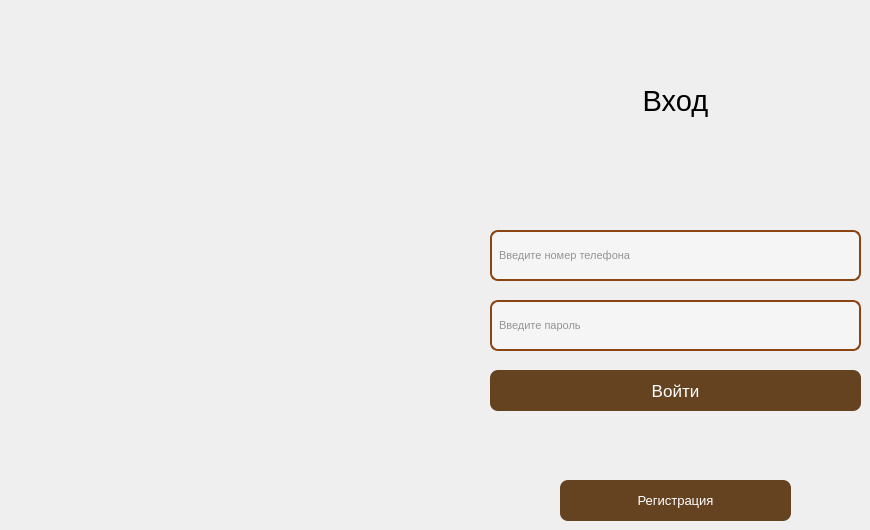
    <widget class="QWidget" name="pageSignIn">
     <widget class="QLabel" name="label_signin">
      <property name="geometry">
       <rect>
        <x>530</x>
        <y>60</y>
        <width>291</width>
        <height>81</height>
       </rect>
      </property>
      <property name="font">
       <font>
        <pointsize>22</pointsize>
       </font>
      </property>
      <property name="text">
       <string>Вход</string>
      </property>
      <property name="alignment">
       <set>Qt::AlignCenter</set>
      </property>
     </widget>
     <widget class="QLineEdit" name="lineEdit_phone">
      <property name="geometry">
       <rect>
        <x>490</x>
        <y>230</y>
        <width>371</width>
        <height>51</height>
       </rect>
      </property>
      <property name="font">
       <font>
        <pointsize>8</pointsize>
       </font>
      </property>
      <property name="styleSheet">
       <string notr="true">QLineEdit {
    border: 2px solid #8B4513;
    border-radius: 8px;
    padding: 5px;
    background-color: #F5F5F5;
    color: #333333;
}

QLineEdit::placeholder {
    color: rgba(51, 51, 51, 0.5);
    font-style: italic;
}

QLineEdit:focus {
    border: 2px solid #A0522D;
    background-color: #FFFFFF;
}</string>
      </property>
      <property name="placeholderText">
       <string>Введите номер телефона</string>
      </property>
     </widget>
     <widget class="QPushButton" name="btn_signin">
      <property name="geometry">
       <rect>
        <x>490</x>
        <y>370</y>
        <width>371</width>
        <height>41</height>
       </rect>
      </property>
      <property name="font">
       <font>
        <pointsize>13</pointsize>
       </font>
      </property>
      <property name="styleSheet">
       <string notr="true">QPushButton:enabled {
    background-color: #654321;
    color: white;
    border-radius: 8px;
}

QPushButton:disabled {
    background-color: rgba(160, 82, 45, 0.5);
    color: rgba(255, 255, 255, 0.5);
    border-radius: 8px;
}
</string>
      </property>
      <property name="text">
       <string>Войти</string>
      </property>
     </widget>
     <widget class="QLineEdit" name="lineEdit_psw">
      <property name="geometry">
       <rect>
        <x>490</x>
        <y>300</y>
        <width>371</width>
        <height>51</height>
       </rect>
      </property>
      <property name="font">
       <font>
        <pointsize>8</pointsize>
       </font>
      </property>
      <property name="styleSheet">
       <string notr="true">QLineEdit {
    border: 2px solid #8B4513;
    border-radius: 8px;
    padding: 5px;
    background-color: #F5F5F5;
    color: #333333;
}

QLineEdit::placeholder {
    color: rgba(51, 51, 51, 0.5);
    font-style: italic;
}

QLineEdit:focus {
    border: 2px solid #A0522D;
    background-color: #FFFFFF;
}</string>
      </property>
      <property name="placeholderText">
       <string>Введите пароль</string>
      </property>
     </widget>
     <widget class="QPushButton" name="btn_signup_2">
      <property name="geometry">
       <rect>
        <x>560</x>
        <y>480</y>
        <width>231</width>
        <height>41</height>
       </rect>
      </property>
      <property name="font">
       <font>
        <pointsize>10</pointsize>
       </font>
      </property>
      <property name="styleSheet">
       <string notr="true">QPushButton:enabled {
    background-color: #654321;
    color: white;
    border-radius: 8px;
}

QPushButton:disabled {
    background-color: rgba(160, 82, 45, 0.5);
    color: rgba(255, 255, 255, 0.5);
    border-radius: 8px;
}
</string>
      </property>
      <property name="text">
       <string>Регистрация</string>
      </property>
     </widget>
    </widget>
